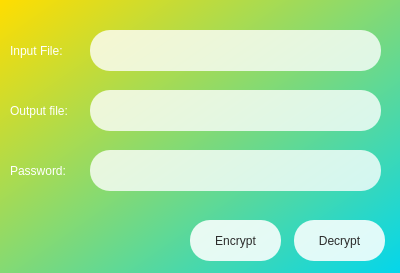
<?xml version="1.0" encoding="UTF-8"?>
<ui version="4.0">
 <class>Form</class>
 <widget class="QWidget" name="Form">
  <property name="geometry">
   <rect>
    <x>0</x>
    <y>0</y>
    <width>400</width>
    <height>273</height>
   </rect>
  </property>
  <property name="windowTitle">
   <string>Form</string>
  </property>
  <property name="styleSheet">
   <string notr="true">*{

    outline:none;
}</string>
  </property>
  <widget class="QLabel" name="label">
   <property name="geometry">
    <rect>
     <x>10</x>
     <y>30</y>
     <width>91</width>
     <height>41</height>
    </rect>
   </property>
   <property name="styleSheet">
    <string notr="true">color: rgb(255, 255, 255);
font: 10pt &quot;Arial&quot;;</string>
   </property>
   <property name="text">
    <string>Input File:</string>
   </property>
  </widget>
  <widget class="QLabel" name="label_2">
   <property name="geometry">
    <rect>
     <x>10</x>
     <y>90</y>
     <width>81</width>
     <height>41</height>
    </rect>
   </property>
   <property name="styleSheet">
    <string notr="true">color: rgb(255, 255, 255);
font: 10pt &quot;Arial&quot;;</string>
   </property>
   <property name="text">
    <string>Output file:</string>
   </property>
  </widget>
  <widget class="QLineEdit" name="input">
   <property name="geometry">
    <rect>
     <x>90</x>
     <y>30</y>
     <width>291</width>
     <height>41</height>
    </rect>
   </property>
   <property name="styleSheet">
    <string notr="true">border: none;
background-color: rgba(255, 255, 255,200);
border-radius: 20%;
color: #2c2c2c;</string>
   </property>
   <property name="text">
    <string/>
   </property>
   <property name="alignment">
    <set>Qt::AlignCenter</set>
   </property>
  </widget>
  <widget class="QLineEdit" name="output">
   <property name="geometry">
    <rect>
     <x>90</x>
     <y>90</y>
     <width>291</width>
     <height>41</height>
    </rect>
   </property>
   <property name="styleSheet">
    <string notr="true">border: none;
background-color: rgba(255, 255, 255,200);
border-radius: 20%;
font: 10pt &quot;MS Shell Dlg 2&quot;;
color: rgb(44, 44, 44);</string>
   </property>
   <property name="alignment">
    <set>Qt::AlignCenter</set>
   </property>
  </widget>
  <widget class="QPushButton" name="en">
   <property name="geometry">
    <rect>
     <x>190</x>
     <y>220</y>
     <width>91</width>
     <height>41</height>
    </rect>
   </property>
   <property name="styleSheet">
    <string notr="true">#en{
background-color: rgba(255,255,255,220);
border: none;
border-radius: 20%;
color: rgb(44, 44, 44);
font: 12pt &quot;MS Shell Dlg 2&quot;;
}

#en:hover{
background-color:#fff;
}</string>
   </property>
   <property name="text">
    <string>Encrypt</string>
   </property>
  </widget>
  <widget class="QPushButton" name="dn">
   <property name="geometry">
    <rect>
     <x>294</x>
     <y>220</y>
     <width>91</width>
     <height>41</height>
    </rect>
   </property>
   <property name="styleSheet">
    <string notr="true">#dn{
background-color: rgba(255,255,255,220);
border: none;
border-radius: 20%;
color: rgb(44, 44, 44);
font: 12pt &quot;MS Shell Dlg 2&quot;;
}
#dn:hover{
background-color:#fff;
}</string>
   </property>
   <property name="text">
    <string>Decrypt</string>
   </property>
  </widget>
  <widget class="QLabel" name="passwordlabel">
   <property name="geometry">
    <rect>
     <x>10</x>
     <y>160</y>
     <width>71</width>
     <height>21</height>
    </rect>
   </property>
   <property name="styleSheet">
    <string notr="true">color: rgb(255, 255, 255);
font: 10pt &quot;Arial&quot;;</string>
   </property>
   <property name="text">
    <string>Password:</string>
   </property>
  </widget>
  <widget class="QLabel" name="label_3">
   <property name="geometry">
    <rect>
     <x>0</x>
     <y>0</y>
     <width>401</width>
     <height>281</height>
    </rect>
   </property>
   <property name="styleSheet">
    <string notr="true">background-color: qlineargradient(spread:pad, x1:0, y1:0, x2:1, y2:1, stop:0 rgba(255, 221, 0, 255), stop:1 rgba(0, 214, 239, 255));</string>
   </property>
   <property name="text">
    <string/>
   </property>
  </widget>
  <widget class="QLineEdit" name="pa">
   <property name="geometry">
    <rect>
     <x>90</x>
     <y>150</y>
     <width>291</width>
     <height>41</height>
    </rect>
   </property>
   <property name="styleSheet">
    <string notr="true">border: none;
background-color: rgba(255, 255, 255,200);
border-radius: 20%;
font: 10pt &quot;MS Shell Dlg 2&quot;;
color: rgb(44, 44, 44);</string>
   </property>
   <property name="alignment">
    <set>Qt::AlignCenter</set>
   </property>
  </widget>
  <widget class="QLabel" name="statuss">
   <property name="geometry">
    <rect>
     <x>10</x>
     <y>230</y>
     <width>171</width>
     <height>21</height>
    </rect>
   </property>
   <property name="styleSheet">
    <string notr="true">color: rgb(255, 255, 255);
font: 10pt &quot;Arial&quot;;</string>
   </property>
   <property name="text">
    <string/>
   </property>
  </widget>
  <zorder>label_3</zorder>
  <zorder>label</zorder>
  <zorder>label_2</zorder>
  <zorder>input</zorder>
  <zorder>output</zorder>
  <zorder>en</zorder>
  <zorder>dn</zorder>
  <zorder>passwordlabel</zorder>
  <zorder>pa</zorder>
  <zorder>statuss</zorder>
 </widget>
 <resources/>
 <connections/>
</ui>
